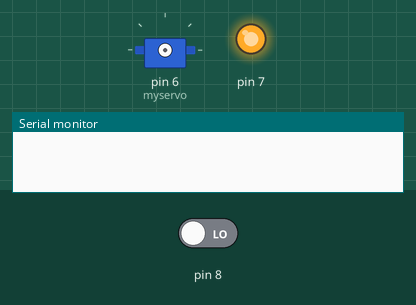
Recording of a sketch running on a simulated Arduino Uno, built with avr-gcc and run on an emulated ATmega328P. On the bench: servo, output pins drawn as LEDs (lit = HIGH), the last lines printed to the serial monitor. The inputs (shaded band) are chosen by the test bench; at power-on: pin 8 LOW.

Above: at 0.05 s.
At 13.1 s:
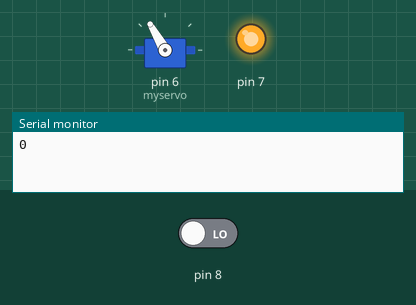
Timing chart, 0 to 15.1 s (numbered marks = the images above):
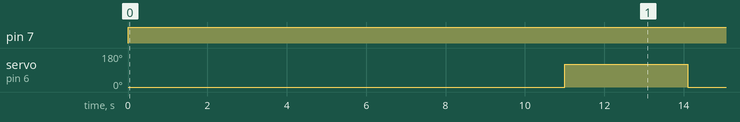

The sketch:

corona_fighter.ino
```cpp
#include <Servo.h>

Servo myservo;


void setup() {
  Serial.begin(9600);

  pinMode(7, OUTPUT);
  pinMode(6, OUTPUT);
}

void loop() {
  digitalWrite(7, LOW);
  delayMicroseconds(2);
  digitalWrite(7, HIGH);
  delayMicroseconds(10);
  unsigned long duration = pulseIn(8, HIGH);

  Serial.println(duration);

  if(duration < 1212) {
    myservo.attach(6);
    myservo.write(0);
    delay(10000);
    myservo.write(120);
    delay(2000);
    myservo.detach();
    delay(100);
  }
}
```

Measured:
- by itself, pin 7: LOW → HIGH at 0.00 s
- by itself, servo on pin 6 (myservo): alternates 120° for 3.1 s and 0° for 10.0 s
